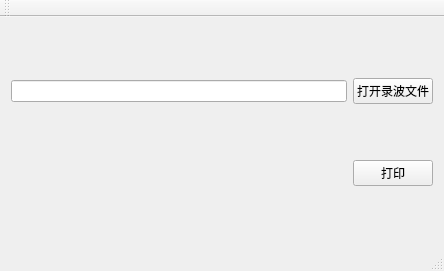
<?xml version="1.0" encoding="UTF-8"?>
<ui version="4.0">
 <class>testClass</class>
 <widget class="QMainWindow" name="testClass">
  <property name="geometry">
   <rect>
    <x>0</x>
    <y>0</y>
    <width>444</width>
    <height>271</height>
   </rect>
  </property>
  <property name="windowTitle">
   <string>test</string>
  </property>
  <widget class="QWidget" name="centralWidget">
   <layout class="QGridLayout" name="gridLayout">
    <item row="0" column="0">
     <widget class="QLineEdit" name="lineEdit"/>
    </item>
    <item row="0" column="1">
     <widget class="QPushButton" name="m_btnOpen">
      <property name="text">
       <string>打开录波文件</string>
      </property>
     </widget>
    </item>
    <item row="1" column="1">
     <widget class="QPushButton" name="m_btnPrint">
      <property name="text">
       <string>打印</string>
      </property>
     </widget>
    </item>
   </layout>
  </widget>
  <widget class="QMenuBar" name="menuBar">
   <property name="geometry">
    <rect>
     <x>0</x>
     <y>0</y>
     <width>444</width>
     <height>26</height>
    </rect>
   </property>
  </widget>
  <widget class="QToolBar" name="mainToolBar">
   <attribute name="toolBarArea">
    <enum>TopToolBarArea</enum>
   </attribute>
   <attribute name="toolBarBreak">
    <bool>false</bool>
   </attribute>
  </widget>
  <widget class="QStatusBar" name="statusBar"/>
 </widget>
 <layoutdefault spacing="6" margin="11"/>
 <resources/>
 <connections/>
</ui>
